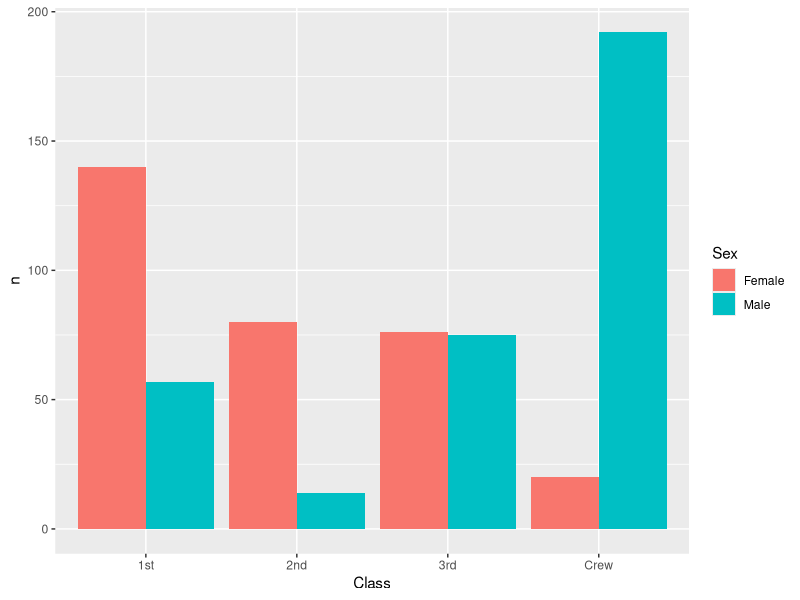
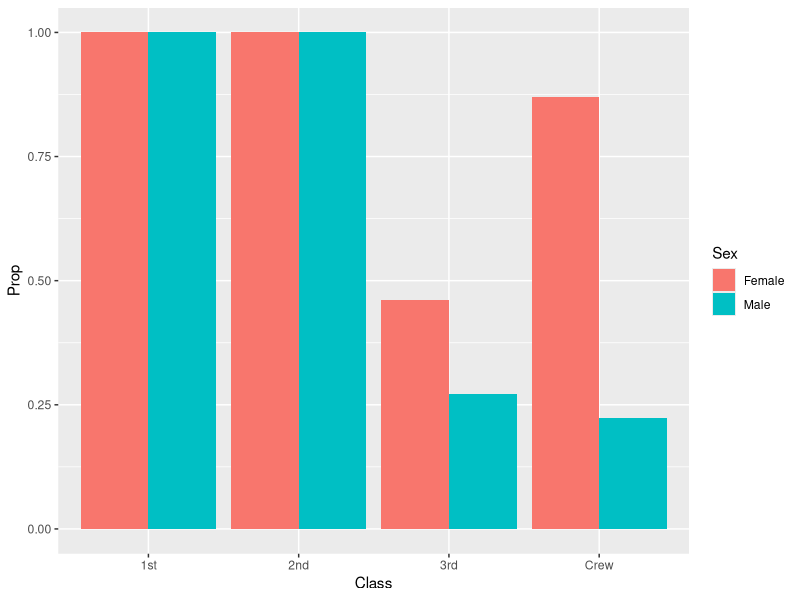
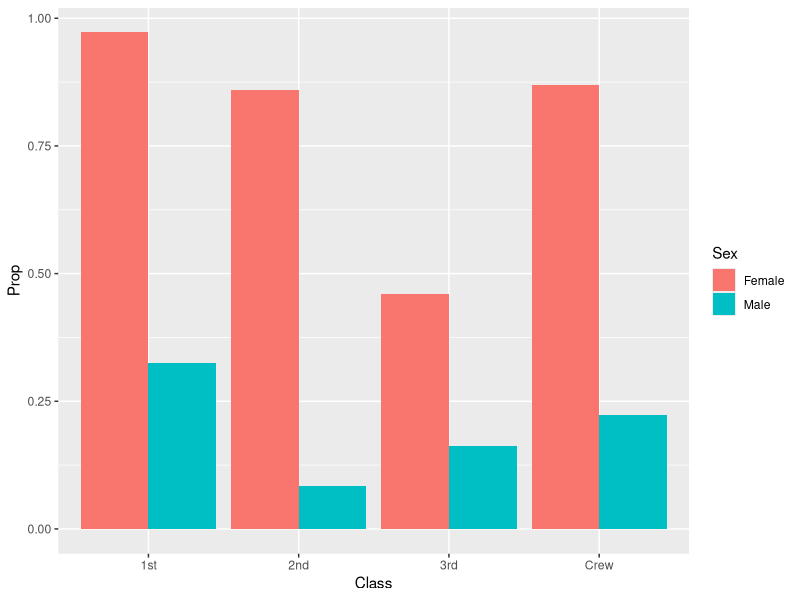

These figures' R source, in order:
## ---- chunk 1
library(tidyverse)

df_titanic <- as_tibble(Titanic)
## ---- chunk 2
## TASK: Perform a `glimpse` of df_titanic
df_titanic %>% glimpse
## ---- chunk 3
## NOTE: No need to edit! We'll cover how to
## do this calculation in a later exercise.
df_titanic %>% summarize(total = sum(n))
## ---- chunk 4
## TASK: Visualize counts against `Class` and `Sex`
d_survived <- df_titanic %>% filter( Survived == "Yes")
d_survived %>%
  ggplot() + geom_col(aes(x=Class, y=n, fill = Sex), position = "dodge")
## ---- chunk 5
## NOTE: No need to edit! We'll cover how to
## do this calculation in a later exercise.
df_prop <-
  df_titanic %>%
  group_by(Class, Sex, Age) %>%
  mutate(
    Total = sum(n),
    Prop = n / Total
  ) %>%
  ungroup()
df_prop
## ---- chunk 6
d_survived <- df_prop %>% filter( Survived == "Yes")
d_survived %>%
  ggplot() + geom_col(aes(x=Class, y=Prop, fill = Sex), position = "dodge")
## ---- chunk 7
d_survived <- df_prop %>% filter(Survived == "Yes", Age == "Adult")

d_survived %>%
  ggplot() + geom_col(mapping = aes(x = Class, y = Prop, fill = Sex), position = "dodge")

